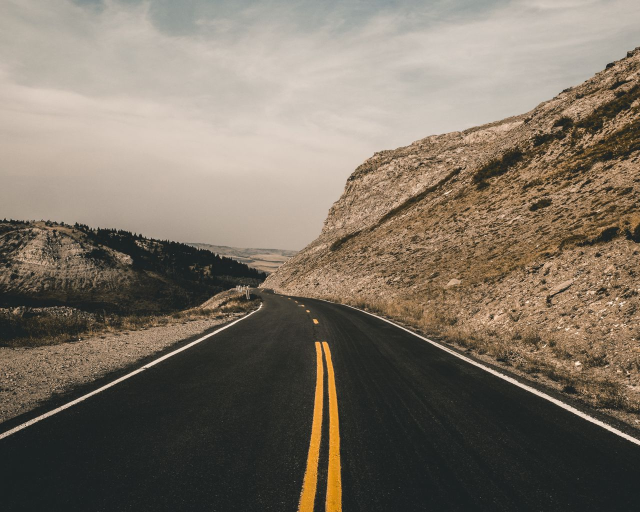
#> input picture codes/videos/road1.jpg, 1280 x 1024 px, found by its file name (shown at 1/2 size)
$ python lane.py
#> lines starting #> are read from the running program, lines starting #| are printed output that depends on the picture; after the words box and inside, x2 and y2 are one past the last pixel; in counts of white or black regions, pixels touching at a corner belong together
import matplotlib.pylab as plt
import cv2
import numpy as np

def region_of_interest(img,vertices):
    mask = np.zeros_like(img)
    channel_count=img.shape[:2]
    match_mask_color=  255   #(255,) * channel_count
    cv2.fillPoly(mask,vertices,match_mask_color)
    masked_image=cv2.bitwise_and(img,mask)
    return masked_image

def draw_the_lines(img,lines):
  imge=np.copy(img)
  blank_image=np.zeros((imge.shape[0],imge.shape[1],3),dtype=np.uint8)
  for line in lines:
    for x1,y1,x2,y2 in line:
      cv2.line(blank_image,(x1,y1),(x2,y2),(0,255,0),thickness=3)
      imge = cv2.addWeighted(imge,0.8,blank_image,1,0.0)
  return imge


# Step1: Read the image and convert it to RGB format. Get its height and width and define a region of interest which is required for the Lane Detection.
image=cv2.imread("C:/Users/Deepak/Documents/GitHub/Ultimate-Real-Time-Traffic-Management-System/codes/videos/road1.jpg")
#> image is the input picture: shape (1024, 1280, 3); mean B, G, R 100.3, 113.3, 123.5
image=cv2.cvtColor(image,cv2.COLOR_BGR2RGB)
cv2.imshow("image",image)
cv2.waitKey(0)
height=image.shape[0]
#> height = 1024
width=image.shape[1]
#> width = 1280
region_of_interest_coor=[(0,height),(0,400),(width/2,height/3),(width,height)]

# Step2: Convert the image to GRAY format and pass the image to Canny.
gray_image = cv2.cvtColor(image,cv2.COLOR_RGB2GRAY)
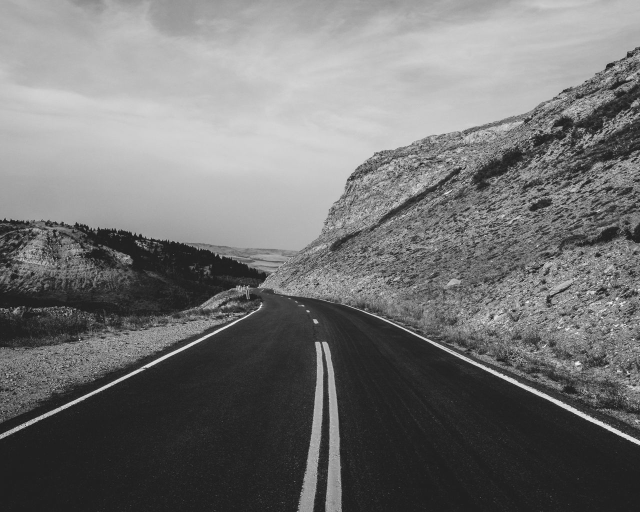
#> gray_image: shape (1024, 1280) (shown at 1/2 size); min 1, max 252, mean 114.9
cv2.imshow("image",gray_image)
cv2.waitKey(0)
canny_image = cv2.Canny(gray_image,100,200)
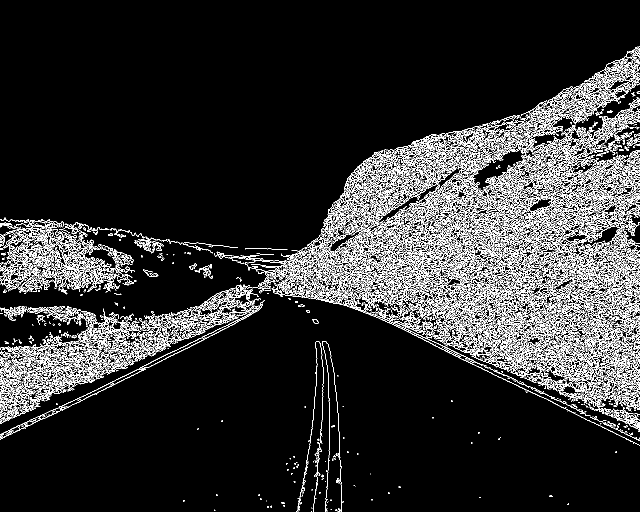
#> canny_image: shape (1024, 1280) (shown at 1/2 size); 11.1% white in thin lines or dots

# Step3: Now, mask the canny image by the region of interest defined earlier.
cropped=region_of_interest(canny_image,np.array([region_of_interest_coor],np.int32))
#> in region_of_interest, `cv2.fillPoly(mask,vertices,match_mask_color)`:
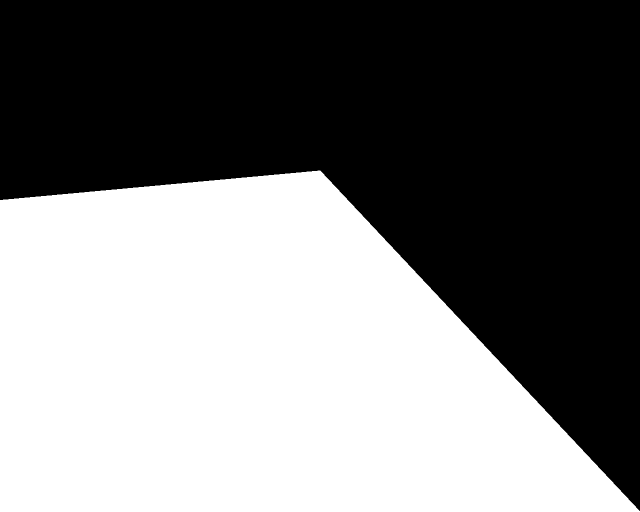
#> mask: shape (1024, 1280) (shown at 1/2 size); 48.6% white; 1 white region, box (x1, y1, x2, y2) and area: (0, 341, 1280, 1024) 637431
#> in region_of_interest, `masked_image=cv2.bitwise_and(img,mask)`:
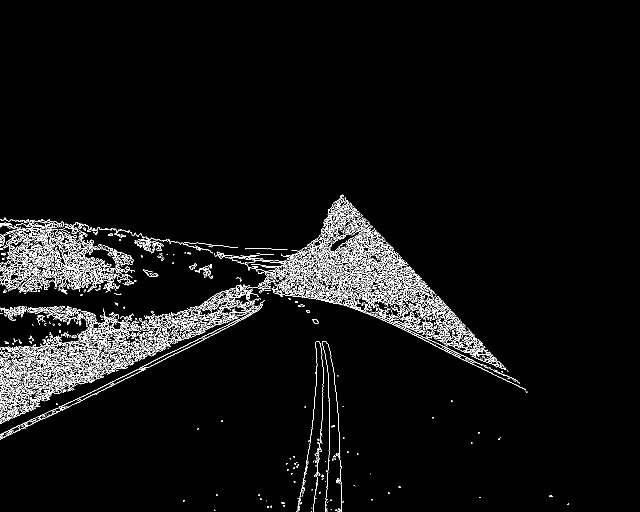
#> masked_image: shape (1024, 1280) (shown at 1/2 size); 4.2% white in thin lines or dots, all inside (x1, y1, x2, y2) = (0, 388, 1138, 1024)

# Step4: Apply Probabilistic Hough Line Transform to the masked canny image.
lines = cv2.HoughLinesP(cropped,rho=1,theta=np.pi/120,threshold=120,lines=np.array([]),minLineLength=300,maxLineGap=50)
#> lines = 157 rows, first 6: [1, 812, 777, 491], [2, 797, 751, 463], [1, 818, 505, 609], [0, 743, 775, 491], [1, 829, 522, 614], [1, 827, 783, 503]

# Step5: Draw the lines by draw_the_lines() defined earlier, by using ‘lines’ returned by the HoughLinesP() and plot the resultant image.
image_with_lines = draw_the_lines(image,lines)
#> the loop in draw_the_lines, `for line in lines:` made 157 passes
#> after the loop in draw_the_lines, `for line in lines:`:
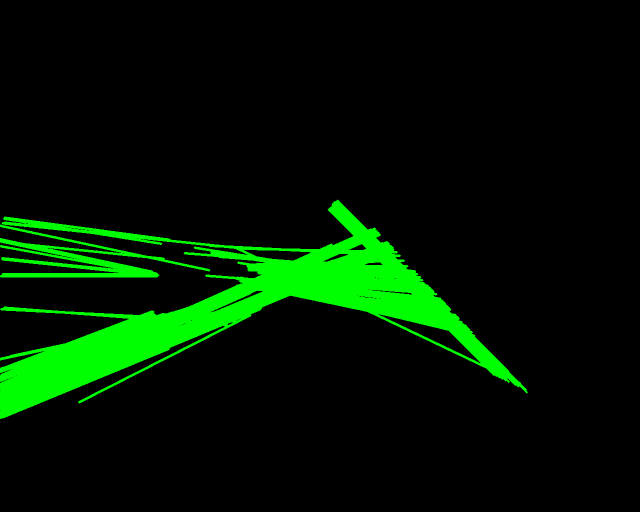
#> blank_image: shape (1024, 1280, 3) (shown at 1/2 size); mean of channels 0, 1, 2 0, 23.2, 0; drawn as B, G, R
cv2.imshow("image",image_with_lines)
cv2.waitKey(0)

$ run again, with codes/videos/breadth_checker.jpg copied over codes/videos/road1.jpg
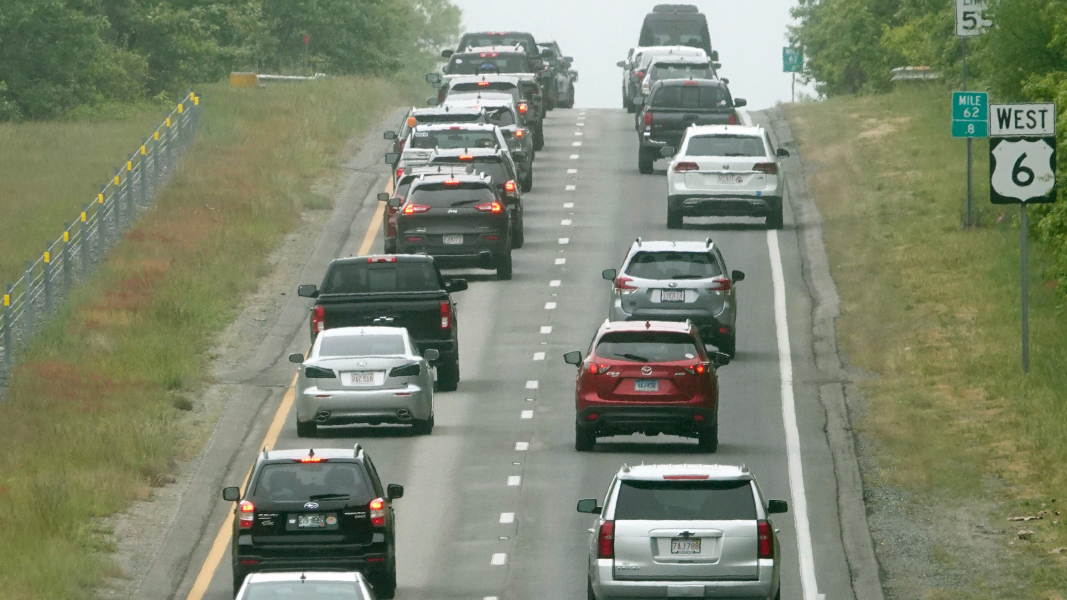
#> input picture codes/videos/breadth_checker.jpg, 3200 x 1800 px, found by its file name (shown at 1/3 size)
#> image is the input picture: shape (1800, 3200, 3); mean B, G, R 111.1, 133.1, 125.9
#> `canny_image = cv2.Canny(gray_image,100,200)`:
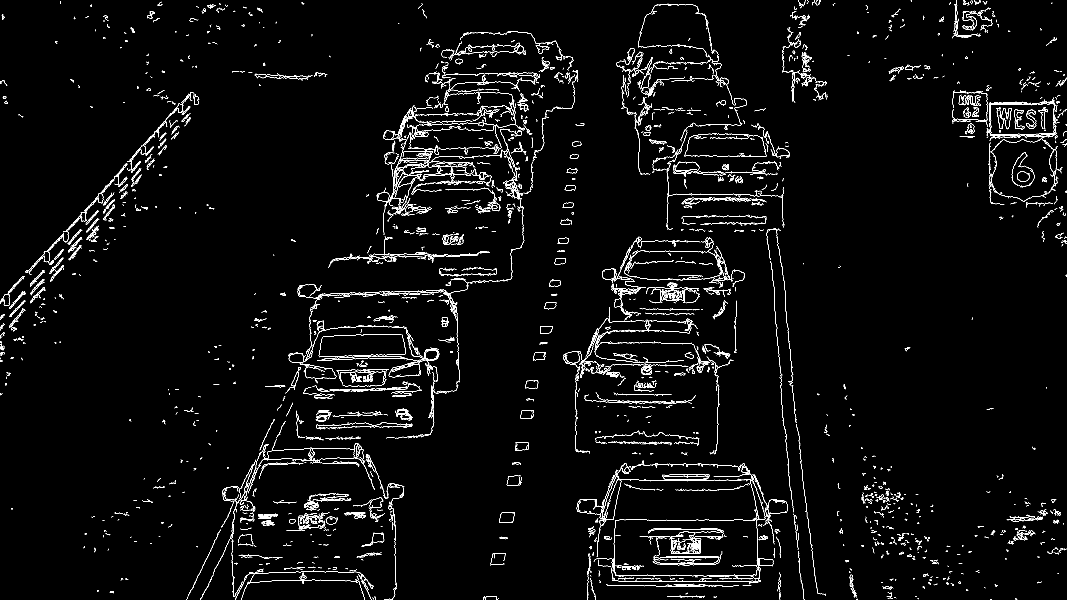
#> canny_image: shape (1800, 3200) (shown at 1/3 size); 2.2% white in thin lines or dots
#> mask: shape (1800, 3200); 52.8% white; 1 black region, box (x1, y1, x2, y2) and area: (0, 0, 3200, 1799) 2719000
#> masked_image: shape (1800, 3200); 1.2% white in thin lines or dots, all inside (x1, y1, x2, y2) = (0, 452, 3126, 1800)
#> lines = 44 rows, first 6: [1941, 1560, 2312, 1560], [1764, 1726, 2278, 1726], [5, 896, 423, 455], [867, 1072, 1317, 1060], [4, 976, 403, 532], [1902, 1744, 2237, 1744]
#> the loop in draw_the_lines, `for line in lines:` made 44 passes
#> after the loop in draw_the_lines, `for line in lines:`:
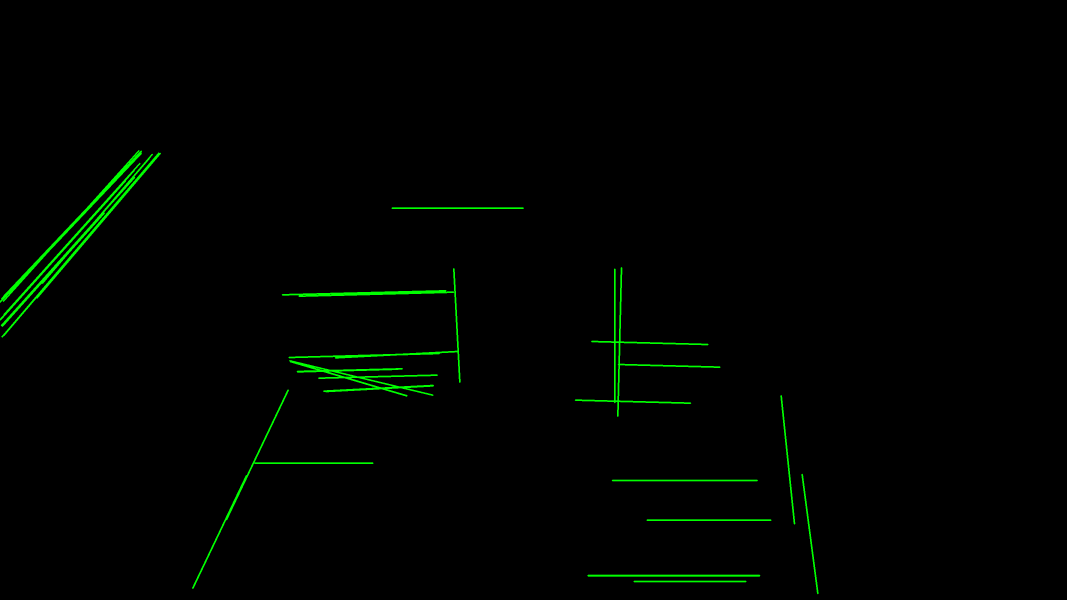
#> blank_image: shape (1800, 3200, 3) (shown at 1/3 size); mean of channels 0, 1, 2 0, 3.1, 0; drawn as B, G, R
